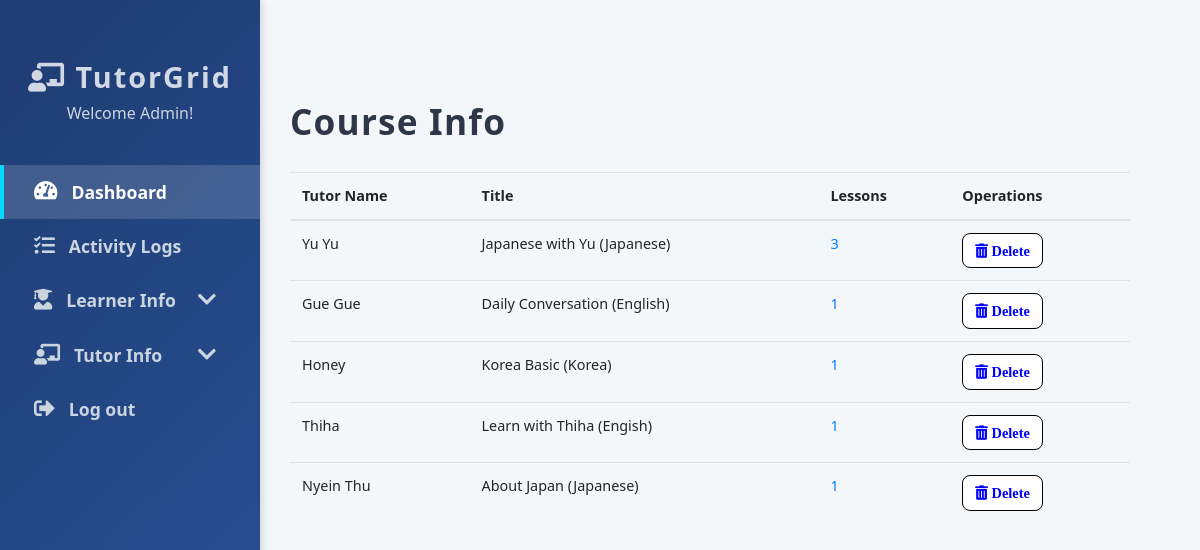
/Php_Code/CourseInfoAdmin.php, run on the app's committed database.
### tables this page shows
CREATE TABLE `tutor` (
  `TID` int(11) NOT NULL,
  `name` varchar(100) NOT NULL,
  `password` varchar(255) NOT NULL,
  `email` varchar(150) NOT NULL
);

CREATE TABLE `courses` (
  `CID` int(11) NOT NULL,
  `language` varchar(50) DEFAULT NULL,
  `Title` varchar(50) DEFAULT NULL,
  `created_at` timestamp NOT NULL DEFAULT current_timestamp()
);

### Php_Code/CourseInfoAdmin.php (the view, shortened to what this page needs)
<?php
include 'connection.php';
$result=mysqli_query($con,"SELECT
    t.TID,
    c.CID,
    c.Title,
    c.language,
    t.name AS tutor_name,
    COUNT(DISTINCT l.LessonID) AS total_lessons
FROM Tutor t
JOIN TCA tca ON t.TID = tca.TID
JOIN Courses c ON tca.CID = c.CID
LEFT JOIN Lessons l ON l.CID = c.CID
GROUP BY c.CID, c.Title, c.language, t.TID, t.name
");
?>
<!DOCTYPE html>
<html lang="en">
<head>
  <link rel="stylesheet" href="https://stackpath.bootstrapcdn.com/bootstrap/4.5.2/css/bootstrap.min.css" />
  <link rel="stylesheet" href="https://cdnjs.cloudflare.com/ajax/libs/font-awesome/5.15.4/css/all.min.css" />
</head>
<body>
  <nav class="sidebar">
    <div class="profile">
      <h3><i class="fas fa-chalkboard-teacher"></i> TutorGrid</h3>
      <p>Welcome Admin!</p>
    </div>
    <ul class="nav flex-column">
      <li class="nav-item">
        <a class="nav-link active" href="admin_dashboard.php">
          <i class="fas fa-tachometer-alt"></i> Dashboard
        </a>
      </li>
        <li class="nav-item">
        <a class="nav-link" href="activity_logs.php">
          <i class="fas fa-tasks"></i>Activity Logs
        </a>
      </li>
      <li class="nav-item">
        <a class="nav-link submenu-toggle" href="#">
          <i class="fas fa-user-graduate"></i> Learner Info
          <i class="fas fa-chevron-down ml-auto"></i>
        </a>
      </li>
      <li class="nav-item">
        <a class="nav-link submenu-toggle" href="#">
          <i class="fas fa-chalkboard-teacher"></i> Tutor Info
          <i class="fas fa-chevron-down ml-auto"></i>
        </a>
      </li>
      <li class="nav-item">
        <a class="nav-link" href="logout.php">
          <i class="fas fa-sign-out-alt"></i> Log out
        </a>
      </li>
    </ul>
  </nav>
  <main role="main">
    <div class="table-container">
      <h2>Course Info</h2>
      <div class="table-responsive">
        <table class="table">
          <thead>
            <tr>
              <th>Tutor Name</th>
              <th>Title</th>
              <th>Lessons</th>
              <th>Operations</th>
            </tr>
          </thead>
          <tbody>
          <?php
            while($user = mysqli_fetch_assoc($result)){
              echo "<tr>";
              echo "<td>" . htmlspecialchars($user["tutor_name"]) . "</td>";
              echo "<td>" . htmlspecialchars($user["Title"]) . " (" . htmlspecialchars($user["language"]) . ")</td>";
              echo "<td><a href='lessonsAdmin.php?cid=".$user['CID']."'>".$user['total_lessons']."</a></td>";
              echo "<td>
                      <button class='btn btn-danger'><a href='deleteTutor.php?deCId=" . $user['CID'] . "'
              onclick=\"return confirm('Are you sure you want to delete this course?')\"><i class='fas fa-trash-alt'> Delete</i></a></button>
                    </td>";
            }
          ?>
          </tbody>
        </table>
      </div>
    </div>
  </main>
</body>
</html>

### Php_Code/CourseInfoAdmin.php (style rules this page uses)
body { font-family: 'Segoe UI', Tahoma, Geneva, Verdana, sans-serif; background: #f4f7fa; margin: 0; display: flex; min-height: 100vh; font-size:0.9rem; }
.sidebar { position: fixed; top: 0; bottom: 0; left: 0; width: 260px; background: linear-gradient(135deg, #1e3c72 0%, #2a5298 100%); color: white; box-shadow: 2px 0 8px rgba(0,0,0,0.15); padding-top: 60px; z-index: 100; display: flex; flex-direction: column; }
.sidebar .profile { text-align: center; margin-bottom: 40px; }
.sidebar .profile h3 { font-weight: 700; letter-spacing: 2px; font-size: 1.8rem; margin-bottom: 6px; color: #ffffffcc; }
.sidebar .profile p { font-size: 1rem; color: #cbd5e0; margin: 0; }
.sidebar ul.nav { list-style: none; padding-left: 0; margin: 0; }
.sidebar .nav-item { margin-bottom: 0; }
.sidebar .nav-link { display: flex; align-items: center; color: #cbd5e0; font-weight: 600; font-size: 1.1rem; padding: 14px 30px; border-left: 4px solid transparent; transition: all 0.3s ease; cursor: pointer; user-select: none; text-decoration: none; }
.sidebar .nav-link:hover, .sidebar .nav-link.active { background: rgba(255,255,255,0.15); color: #fff; border-left: 4px solid #00d8ff; text-decoration: none; }
.sidebar .nav-link i { margin-right: 14px; font-size: 1.3rem; }
main { margin-left: 240px; padding: 40px 50px; width: calc(100% - 260px); background: #f4f7fa; min-height: 100vh; }
main h2 { font-weight: 700; color: #2d3748; margin-bottom: 30px; letter-spacing: 1.2px; font-size: 2.2rem; }
.table-container { margin-top: 60px; }
.table-container .btn { margin-right: 5px; background-color: white; color: black; border: 1px solid black; }
.table-container .btn .fas { color: blue; }
.btn { margin-right: 8px; font-size: 0.9rem; border-radius: 8px; padding: 6px 12px; transition: background-color 0.3s ease, color 0.3s ease; }
.btn-danger { background-color: #d90429; border-color: #d90429; color: white; }
.btn a { color: inherit; text-decoration: none; display: inline-flex; align-items: center; gap: 6px; }

### data on the page
tutor: name "Yu Yu", courses.Title "Japanese with Yu", courses.language "Japanese", total_lessons "3"
tutor: name "Gue Gue", courses.Title "Daily Conversation", courses.language "English", total_lessons "1"
tutor: name "Honey", courses.Title "Korea Basic", courses.language "Korea", total_lessons "1"
tutor: name "Thiha", courses.Title "Learn with Thiha", courses.language "Engish", total_lessons "1"
tutor: name "Nyein Thu", courses.Title "About Japan", courses.language "Japanese", total_lessons "1"
